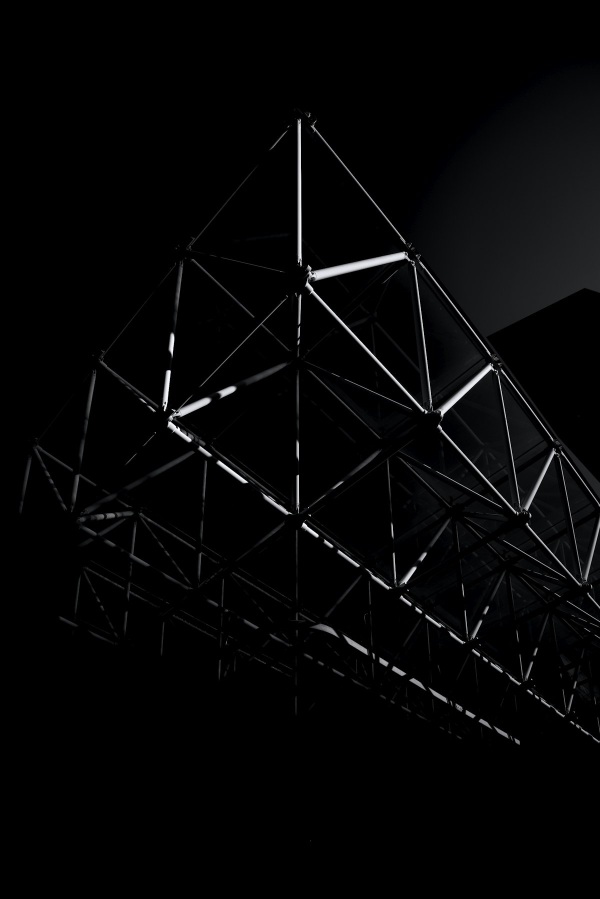
#> input picture prudvi(construction)/uploads/images/site_brickwork_real.jpg, 1200 x 1798 px (shown at 1/2 size)
$ python create_1min_wall_construction_video.py
#> lines starting #> are read from the running program, lines starting #| are printed output that depends on the picture
### prudvi(construction)/config.py
"""
BuildVerse AI - Global Configuration File
Defines paths, database configurations, theme tokens, and default parameters.
"""

import os
from pathlib import Path

# Base Paths
BASE_DIR = Path(__file__).resolve().parent
UPLOADS_DIR = BASE_DIR / "uploads"
UPLOADS_IMAGES = UPLOADS_DIR / "images"
UPLOADS_VIDEOS = UPLOADS_DIR / "videos"
UPLOADS_DRONE = UPLOADS_DIR / "drone"
UPLOADS_REPORTS = UPLOADS_DIR / "reports"
UPLOADS_FLOORPLANS = UPLOADS_DIR / "floorplans"
UPLOADS_2D = UPLOADS_DIR / "2d" # 2D Architectural Blueprints directory
ASSETS_DIR = BASE_DIR / "assets"
MODELS_DIR = BASE_DIR / "models"
DATABASE_DIR = BASE_DIR / "database"
DB_PATH = DATABASE_DIR / "buildverse.db"

# Create directories if they don't exist
for folder in [
    UPLOADS_DIR, UPLOADS_IMAGES, UPLOADS_VIDEOS, UPLOADS_DRONE,
    UPLOADS_REPORTS, UPLOADS_FLOORPLANS, UPLOADS_2D, ASSETS_DIR, MODELS_DIR, DATABASE_DIR
]:
    folder.mkdir(parents=True, exist_ok=True)

# Theme Configuration (Strictly White BG, Cyan Primary, Semi-Cyan Secondary, Black Text)
THEME = {
    "bg_color": "#FFFFFF",
    "card_bg": "#F8FAFC",
    "primary_cyan": "#0891B2",      # Rich Vibrant Cyan
    "secondary_cyan": "#06B6D4",    # Lighter Cyan
    "semi_cyan": "#E0F2FE",         # Translucent/Pastel Cyan Accent
    "light_cyan_border": "#BAE6FD", # Soft border
    "text_dark": "#0F172A",         # Crisp dark text for max readability
    "text_muted": "#475569",        # Muted subtext
    "accent_green": "#10B981",      # On-schedule status
    "accent_amber": "#F59E0B",      # Minor delay
    "accent_red": "#EF4444",        # Critical delay
}

# Application Metadata
APP_NAME = "BuildVerse AI"
APP_TAGLINE = "Intelligent AI-Powered Digital Twin & Construction Site Platform"
VERSION = "1.0.0"

# Standard Construction Phases
CONSTRUCTION_PHASES = [
    {"name": "Foundation", "weight": 0.10, "color": "#0891B2"},
    {"name": "Columns", "weight": 0.08, "color": "#0284C7"},
    {"name": "Beams", "weight": 0.08, "color": "#0369A1"},
    {"name": "Slab", "weight": 0.12, "color": "#075985"},
    {"name": "Brick Work", "weight": 0.12, "color": "#0D9488"},
    {"name": "Plastering", "weight": 0.08, "color": "#14B8A6"},
    {"name": "Electrical", "weight": 0.08, "color": "#06B6D4"},
    {"name": "Plumbing", "weight": 0.08, "color": "#38BDF8"},
    {"name": "Flooring", "weight": 0.08, "color": "#7DD3FC"},
    {"name": "Painting", "weight": 0.06, "color": "#22D3EE"},
    {"name": "Interior", "weight": 0.07, "color": "#67E8F9"},
    {"name": "Finishing", "weight": 0.05, "color": "#A5F3FC"}
]

### prudvi(construction)/scripts/create_1min_wall_construction_video.py
"""
Creates a 1-minute (60 seconds, 1800 frames) high-definition MP4 video of workers constructing brick walls on scaffolding.
"""

import os
import cv2
import numpy as np
from pathlib import Path
from config import UPLOADS_VIDEOS, UPLOADS_IMAGES, UPLOADS_DRONE

def generate_1min_construction_video(
    source_img_path: Path,
    output_video_path: Path,
    video_title: str = "WORKERS BUILDING BRICK WALL — 2ND FLOOR",
    duration_seconds: int = 60,
    fps: int = 30
):
    """Generates a full 1-minute MP4 video panning across real site construction with worker tracking overlays."""
#> called with video_title = 'WORKERS BUILDING BRICK WALL — 2ND FLOOR', duration_seconds = 60, fps = 30
    img = cv2.imread(str(source_img_path))
#> img is the input picture: shape (1798, 1200, 3); mean B, G, R 5.9, 5.5, 5.4
    if img is None:
        # Create realistic high-res synthetic frame if source image not found
        img = np.full((1080, 1920, 3), (240, 245, 250), dtype=np.uint8)
        cv2.putText(img, "Site Inspection View", (100, 500), cv2.FONT_HERSHEY_SIMPLEX, 2, (8, 145, 178), 4)

    img_h, img_w, _ = img.shape
#> img_h = 1798; img_w = 1200
    target_w, target_h = 1280, 720
    total_frames = fps * duration_seconds

    fourcc = cv2.VideoWriter_fourcc(*'mp4v')
    out = cv2.VideoWriter(str(output_video_path), fourcc, float(fps), (target_w, target_h))

    print(f"Rendering 60-Second (1 Minute) Video ({total_frames} frames)...")

    for i in range(total_frames):
        progress = i / float(total_frames)

        # Smooth sinusoidal camera pan and zoom effect across the 1 minute duration
        pan_x_factor = 0.5 + 0.35 * np.sin(progress * np.pi * 2.0)
        pan_y_factor = 0.5 + 0.25 * np.cos(progress * np.pi * 1.5)
        zoom_factor = 1.05 + 0.12 * np.sin(progress * np.pi)

        crop_w = int(img_w / zoom_factor)
        crop_h = int(img_h / zoom_factor)

        start_x = int((img_w - crop_w) * pan_x_factor)
        start_y = int((img_h - crop_h) * pan_y_factor)

        start_x = max(0, min(start_x, img_w - crop_w))
        start_y = max(0, min(start_y, img_h - crop_h))

        cropped = img[start_y:start_y+crop_h, start_x:start_x+crop_w]
        frame = cv2.resize(cropped, (target_w, target_h), interpolation=cv2.INTER_LINEAR)

        # Draw simulated AI worker detection bounding boxes
        worker_x1 = int(target_w * (0.35 + 0.05 * np.sin(progress * 4)))
        worker_y1 = int(target_h * 0.25)
        worker_w = int(target_w * 0.25)
        worker_h = int(target_h * 0.55)

        # Cyan bounding box over workers building wall
        cv2.rectangle(frame, (worker_x1, worker_y1), (worker_x1 + worker_w, worker_y1 + worker_h), (216, 182, 8), 2)
        cv2.rectangle(frame, (worker_x1, worker_y1 - 25), (worker_x1 + 180, worker_y1), (216, 182, 8), -1)
        cv2.putText(frame, "MASON / WORKER 98.4%", (worker_x1 + 5, worker_y1 - 7), cv2.FONT_HERSHEY_SIMPLEX, 0.45, (15, 23, 42), 1)

        # Scaffolding & Brick Layer Zone Box
        cv2.rectangle(frame, (50, int(target_h*0.4)), (target_w-50, target_h-40), (8, 145, 178), 2)
        cv2.putText(frame, "ACTIVE ZONE: 2ND FLOOR MASONRY & SCAFFOLDING", (60, int(target_h*0.4) - 10), cv2.FONT_HERSHEY_SIMPLEX, 0.5, (8, 145, 178), 1)

        # Calculate MM:SS Timecode
        secs = i // fps
        mins = secs // 60
        rem_secs = secs % 60
        time_str = f"{mins:02d}:{rem_secs:02d} / 01:00"

        # HUD Top Banner
        cv2.rectangle(frame, (20, 20), (620, 85), (15, 23, 42), -1)
        cv2.rectangle(frame, (20, 20), (620, 85), (8, 145, 178), 2)
        cv2.putText(frame, f"REC 🔴 {time_str} | 30 FPS", (35, 45), cv2.FONT_HERSHEY_SIMPLEX, 0.55, (34, 211, 238), 2)
        cv2.putText(frame, video_title, (35, 72), cv2.FONT_HERSHEY_SIMPLEX, 0.6, (255, 255, 255), 2)

        out.write(frame)
#> this loop made 1800 passes
#> pass 1, in generate_1min_construction_video, `cropped = img[start_y:start_y+crop_h, start_x:start_x+crop_w]`:
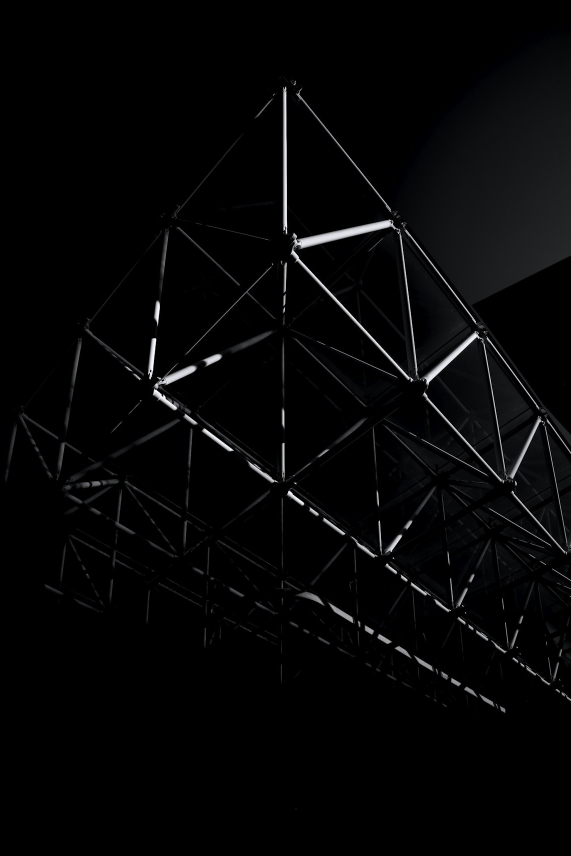
#> cropped: shape (1712, 1142, 3) (shown at 1/2 size); mean B, G, R 6.2, 5.8, 5.6
#> pass 1, in generate_1min_construction_video, `frame = cv2.resize(cropped, (target_w, target_h), interpolation=cv2.IN..`:
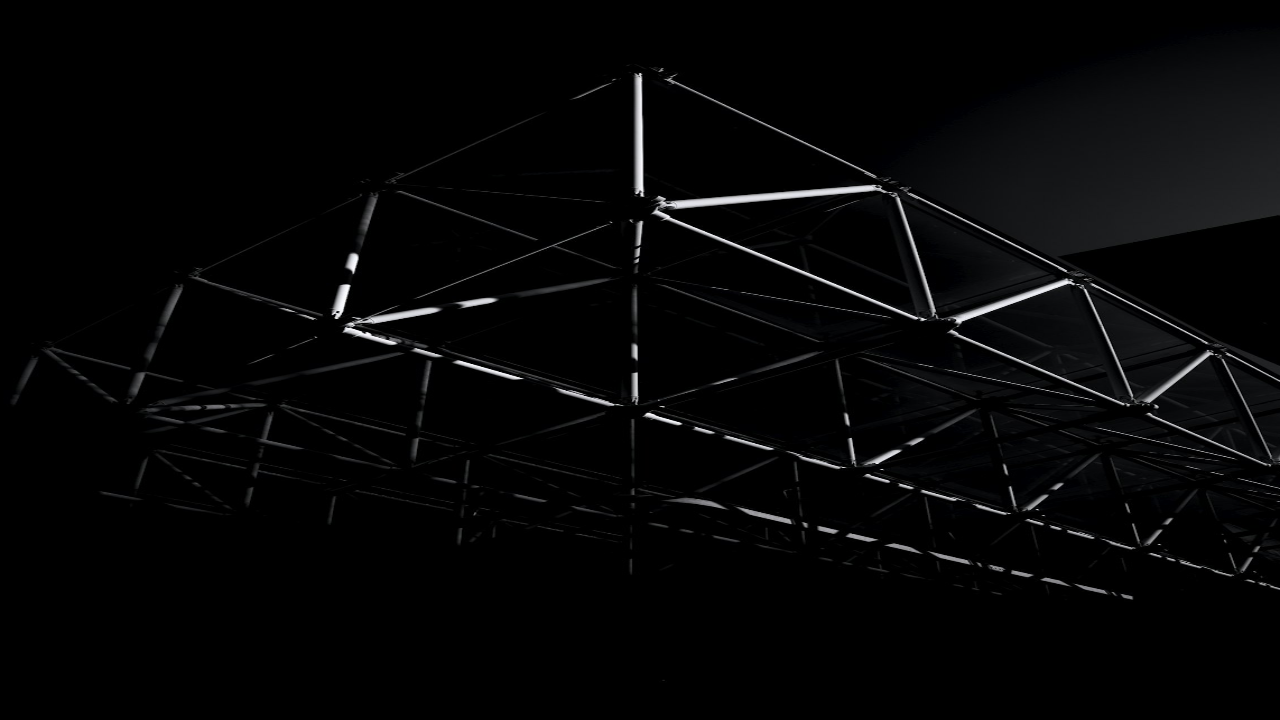
#> frame: shape (720, 1280, 3); mean B, G, R 6.2, 5.7, 5.6
#> after the loop:
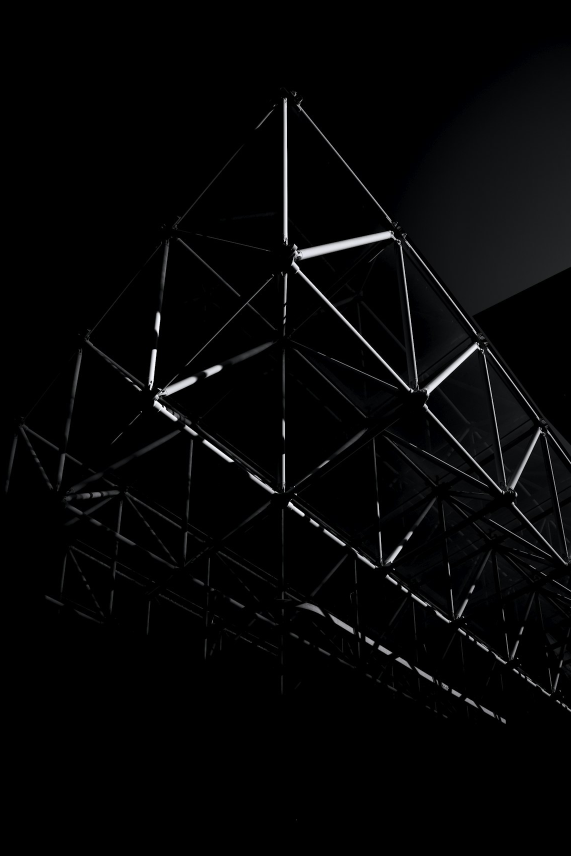
#> cropped: shape (1712, 1142, 3) (shown at 1/2 size); mean B, G, R 6.2, 5.8, 5.6
#> after the loop:
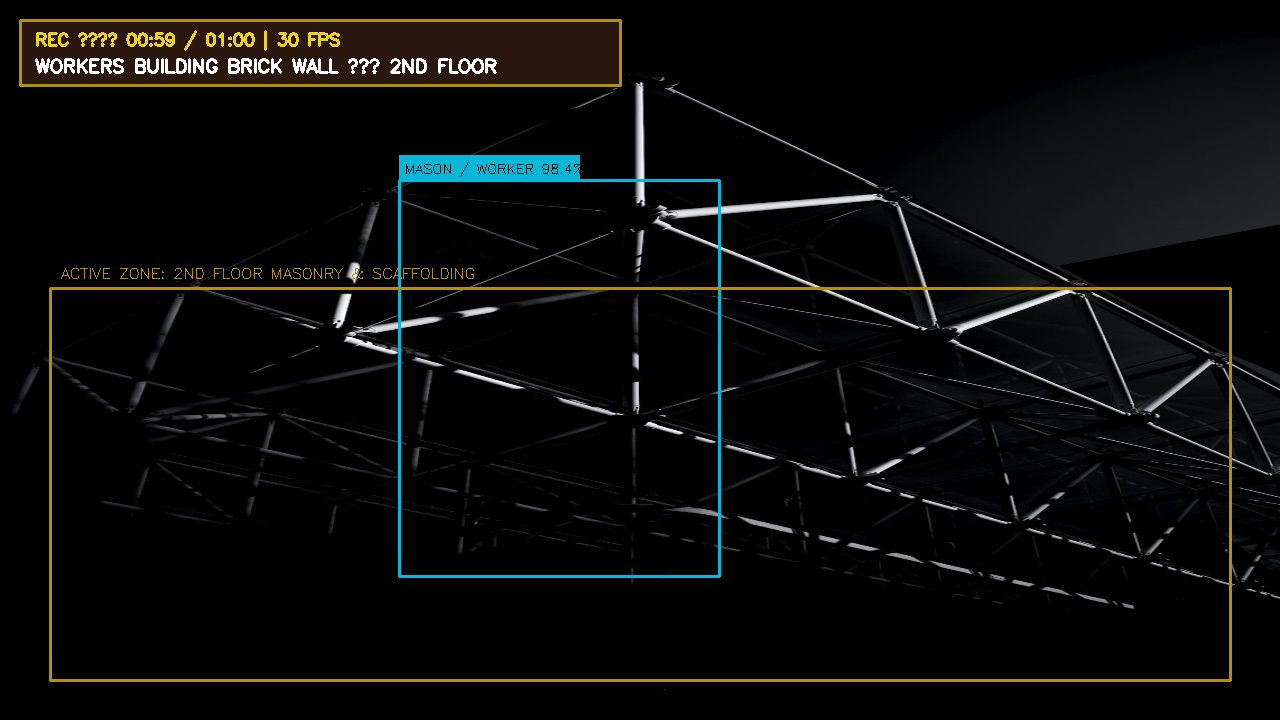
#> frame: shape (720, 1280, 3); mean B, G, R 9.6, 11.7, 11.3

    out.release()
    print(f"  [OK] 1-Minute Video Saved: {output_video_path.name}")

def main():
    brick_img = UPLOADS_IMAGES / "site_brickwork_real.jpg"
    workers_img = UPLOADS_IMAGES / "site_workers_real.jpg"
    drone_img = UPLOADS_DRONE / "drone_aerial_real.jpg"

    source = brick_img if brick_img.exists() else workers_img

    # Generate 1-minute long wall construction video
    generate_1min_construction_video(
        source_img_path=source,
        output_video_path=UPLOADS_VIDEOS / "workers_building_wall_1min.mp4",
        video_title="WORKERS BUILDING BRICK WALL — 2ND FLOOR",
        duration_seconds=60
    )

    # Generate 1-minute long drone aerial site survey video
    if drone_img.exists():
        generate_1min_construction_video(
            source_img_path=drone_img,
            output_video_path=UPLOADS_DRONE / "drone_aerial_survey_1min.mp4",
            video_title="REAL DRONE AERIAL SITE SURVEY — 60 SEC",
            duration_seconds=60
        )

if __name__ == "__main__":
    main()
